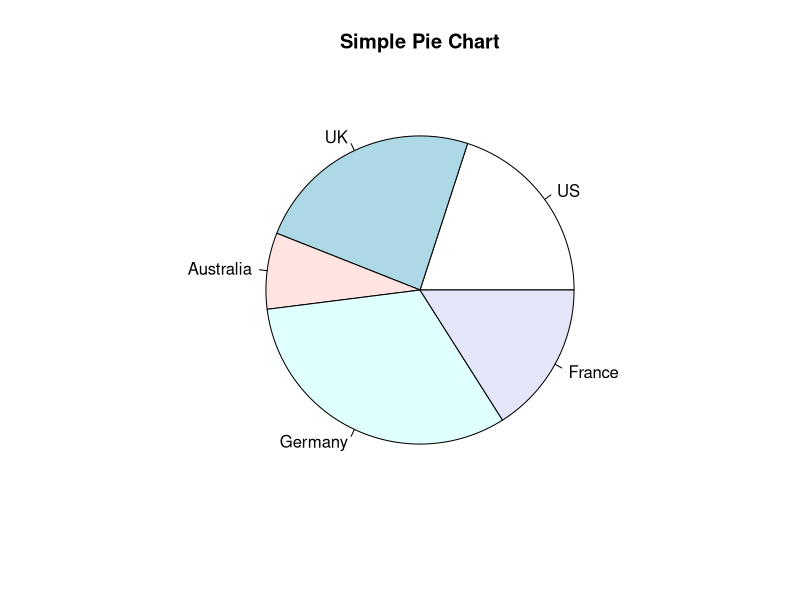

Source code (R):
library(plotrix)
slices<- c(10,12,4,16,8)
lbls<- c("US", "UK", "Australia", "Germany", "France")
pie(slices, labels = lbls, main = "Simple Pie Chart")